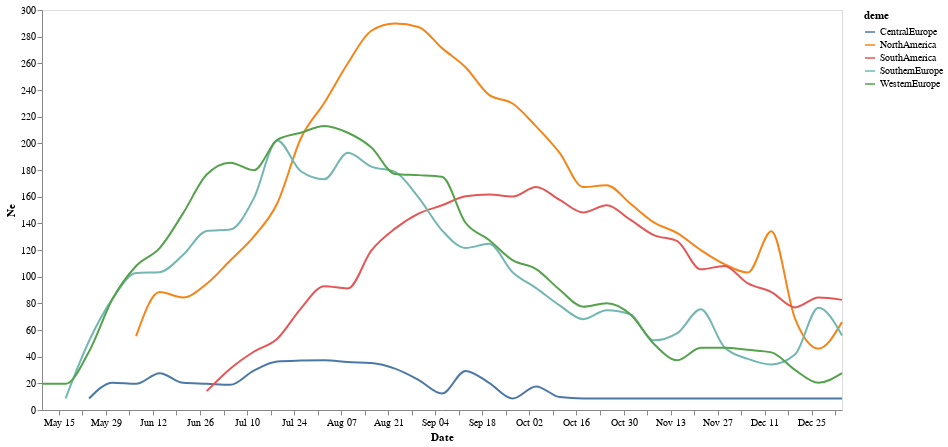

The cell this chart's notebook holds for it:
### Code cell
alt.Chart(combined_ne_prev_df).mark_line(
    opacity=1, interpolate='monotone', color = "#f58518"
).encode(
    alt.X('date:T', axis=alt.Axis(title="Date", grid=False)),
    alt.Y('ne_div_tao_median', axis=alt.Axis(title="Ne", grid=False)),
    #alt.Y("log_median"),
    alt.Color("deme:N")
).properties(
    width=800,
    height=400)

### Figure 1 — Vega-Lite specification as saved in the notebook (floating-point values rounded to 4 significant figures; data arrays with more than 128 entries replaced by an {"elided": "..."} marker saying what was removed)
{"config": {"view": {"continuousWidth": 400, "continuousHeight": 300}}, "data": {"name": "data-621a2b8e91da632377e129e2eb41e75c"}, "mark": {"type": "line", "color": "#f58518", "interpolate": "monotone", "opacity": 1}, "encoding": {"color": {"field": "deme", "type": "nominal"}, "x": {"axis": {"grid": false, "title": "Date"}, "field": "date", "type": "temporal"}, "y": {"axis": {"grid": false, "title": "Ne"}, "field": "ne_div_tao_median", "type": "quantitative"}}, "height": 400, "width": 800, "$schema": "https://vega.github.io/schema/vega-lite/v4.17.0.json", "datasets": {"data-621a2b8e91da632377e129e2eb41e75c": {"elided": "161 records"}}}
